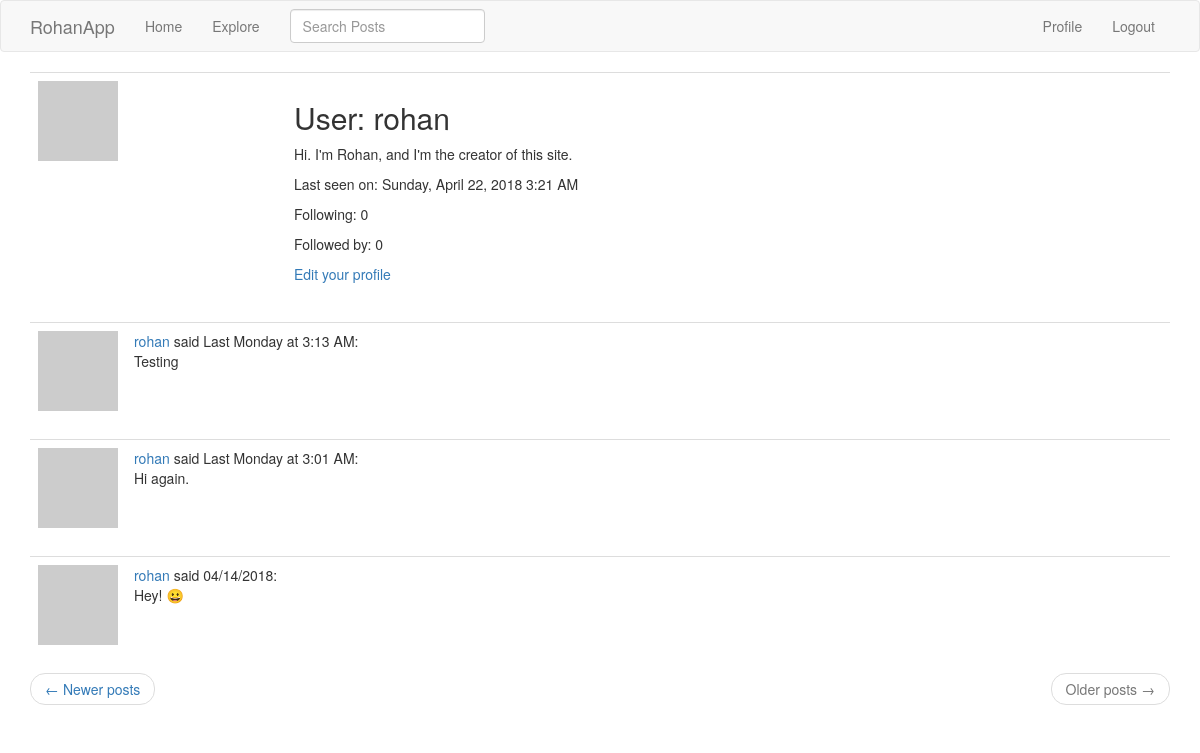
The app's page /user/rohan?page=2 (signed in) with its own data.
### app/models.py (models this page shows, shortened)
class User(UserMixin, db.Model):
    id = db.Column(db.Integer, primary_key=True)
    username = db.Column(db.String(64), index=True, unique=True)
    email = db.Column(db.String(120), index=True, unique=True)
    password_hash = db.Column(db.String(128))
    posts = db.relationship('Post', backref='author', lazy='dynamic') # u.posts, p.author(s)
    about_me = db.Column(db.String(140))
    last_seen = db.Column(db.DateTime, default=datetime.utcnow)
    followed = db.relationship('User', secondary=followers,
        primaryjoin=(followers.c.follower_id == id), # LEFT # why isn't it just followers.follower_id ?
        secondaryjoin=(followers.c.followed_id == id), # RIGHT
        backref=db.backref('followers', lazy='dynamic'), lazy='dynamic')
    def avatar(self, size):
        digest = md5(self.email.lower().encode('utf-8')).hexdigest() # .encode('utf-8') converts email string to bytes
        return 'https://www.gravatar.com/avatar/{}?d=identicon&s={}'.format(digest, size)

class SearchableMixin(object):
    @classmethod
    def before_commit(cls, session):
        session._changes = {
            'add': [obj for obj in session.new if isinstance(obj, cls)],
            'update': [obj for obj in session.dirty if isinstance(obj, cls)], # there is no db.session.update()
            'delete': [obj for obj in session.deleted if isinstance(obj, cls)]
        }
    @classmethod
    def after_commit(cls, session):
        for obj in session._changes['add']:
            add_to_index(cls.__tablename__, obj)
        for obj in session._changes['update']: # modified post overwrites original post in Elasticsearch db
            add_to_index(cls.__tablename__, obj)
        for obj in session._changes['delete']:
            remove_from_index(cls.__tablename__, obj)
        session._changes = None # resets the dictionary - which survived the commit - to None

class Post(SearchableMixin, db.Model):
    __searchable__ = ['body']
    id = db.Column(db.Integer, primary_key=True)
    body = db.Column(db.String(140))
    timestamp = db.Column(db.DateTime, index=True, default=datetime.utcnow) # datetime.utcnow, NOT datetime.utcnow()
    user_id = db.Column(db.Integer, db.ForeignKey('user.id'))
    language = db.Column(db.String(5))

### app/main/routes.py (the view)
@bp.route('/user/<username>')
@login_required
def user(username):
    user = User.query.filter_by(username=username).first_or_404()
    page = request.args.get('page', 1, type=int)
    posts = user.posts.order_by(Post.timestamp.desc()).paginate(
        page, current_app.config['POSTS_PER_PAGE'], False)
    next_url = url_for('main.user', username=user.username, page=posts.next_num) if posts.has_next else None
    prev_url = url_for('main.user', username=user.username, page=posts.prev_num) if posts.has_prev else None
    return render_template('user.html', title = user.username, user = user, posts = posts.items,
                            next_url = next_url, prev_url = prev_url)

### app/main/forms.py
class SearchForm(FlaskForm):
    q = StringField('Search Posts', validators=[DataRequired()])
    def __init__(self, *args, **kwargs):
        if 'formdata' not in kwargs:
            kwargs['formdata'] = request.args # default is request.form
        if 'csrf_enabled' not in kwargs:
            kwargs['csrf_enabled'] = False # also, not putting form.hidden_tag() in the template
        super(SearchForm, self).__init__(*args, **kwargs)

### app/main/routes.py (called while the page is built)
@bp.before_app_request # executed just before any view function
def before_request():
    if current_user.is_authenticated:
        current_user.last_seen = datetime.utcnow() # .strftime('%m/%d/%Y %I:%M:%S %p')
        db.session.commit()
        g.search_form = SearchForm()
    g.locale = str(get_locale())

### app/models.py (called while the page is built)
@login.user_loader
def load_user(id):
    return User.query.get(int(id))

### app/templates/user.html
{% extends "base.html" %}
{% block app_content %}
    <table class="table table-hover">
        <tr>
            <td width="256px"><img src="{{ user.avatar(256) }}"></td>
            <td>
                <h2>User: {{ user.username }}</h2>
                {% if user.about_me %}<p>{{ user.about_me }}</p>{% endif %}
                {% if user.last_seen %}
                <p>Last seen on: {{ moment(user.last_seen).format('LLLL') }}</p>
                {% endif %}
                <p>Following: {{ user.followed.count() }}</p>
                <p>Followed by: {{ user.followers.count() }}</p>
                {% if current_user == user %}
                <p><a href="{{ url_for('main.edit_profile') }}">Edit your profile</a></p>
                {% elif not current_user.is_following(user) %}
                <p><a href="{{ url_for('main.follow', username=user.username) }}">Follow</a></p>
                {% else %}
                <p><a href="{{ url_for('main.unfollow', username=user.username) }}">Unfollow</a></p>
                {% endif %}
            </td>
        </tr>
    </table>
    {% for post in posts %}
        {% include '_post.html' %}
    {% endfor %}
    <nav aria-label="...">
        <ul class="pager">
            <li class="previous{% if not prev_url %} disabled{% endif %}">
                <a href="{{ prev_url or '#' }}">
                    <span aria-hidden="true">&larr;</span> Newer posts
                </a>
            </li>
            <li class="next{% if not next_url %} disabled{% endif %}">
                <a href="{{ next_url or '#' }}">
                    Older posts <span aria-hidden="true">&rarr;</span>
                </a>
            </li>
        </ul>
    </nav>
{% endblock %}

### app/templates/_post.html (shortened to what this page needs)
<table class="table table-hover">
    <tr>
        <td width="70px">
            <a href="{{ url_for('main.user', username=post.author.username) }}">
                <img src="{{ post.author.avatar(70) }}" />
            </a>
        </td>
        <td>
            <a href="{{ url_for('main.user', username=post.author.username) }}">{{ post.author.username }}</a>
            said {{ moment(post.timestamp).calendar() }}:
            <br>
            <span id="post{{ post.id }}">{{ post.body }}</span>
        </td>
    </tr>
</table>

### records on screen
User: username "rohan", about_me "Hi. I'm Rohan, and I'm the creator of this site.", last_seen "Sunday, April 22, 2018 3:21 AM"
Post: author.username "rohan", timestamp "Last Monday at 3:13 AM", body "Testing"
Post: author.username "rohan", timestamp "Last Monday at 3:01 AM", body "Hi again."
Post: author.username "rohan", timestamp "04/14/2018", body "Hey! 😀"

### other values on screen
{{ user.followed.count() }} "0"
{{ user.followers.count() }} "0"
